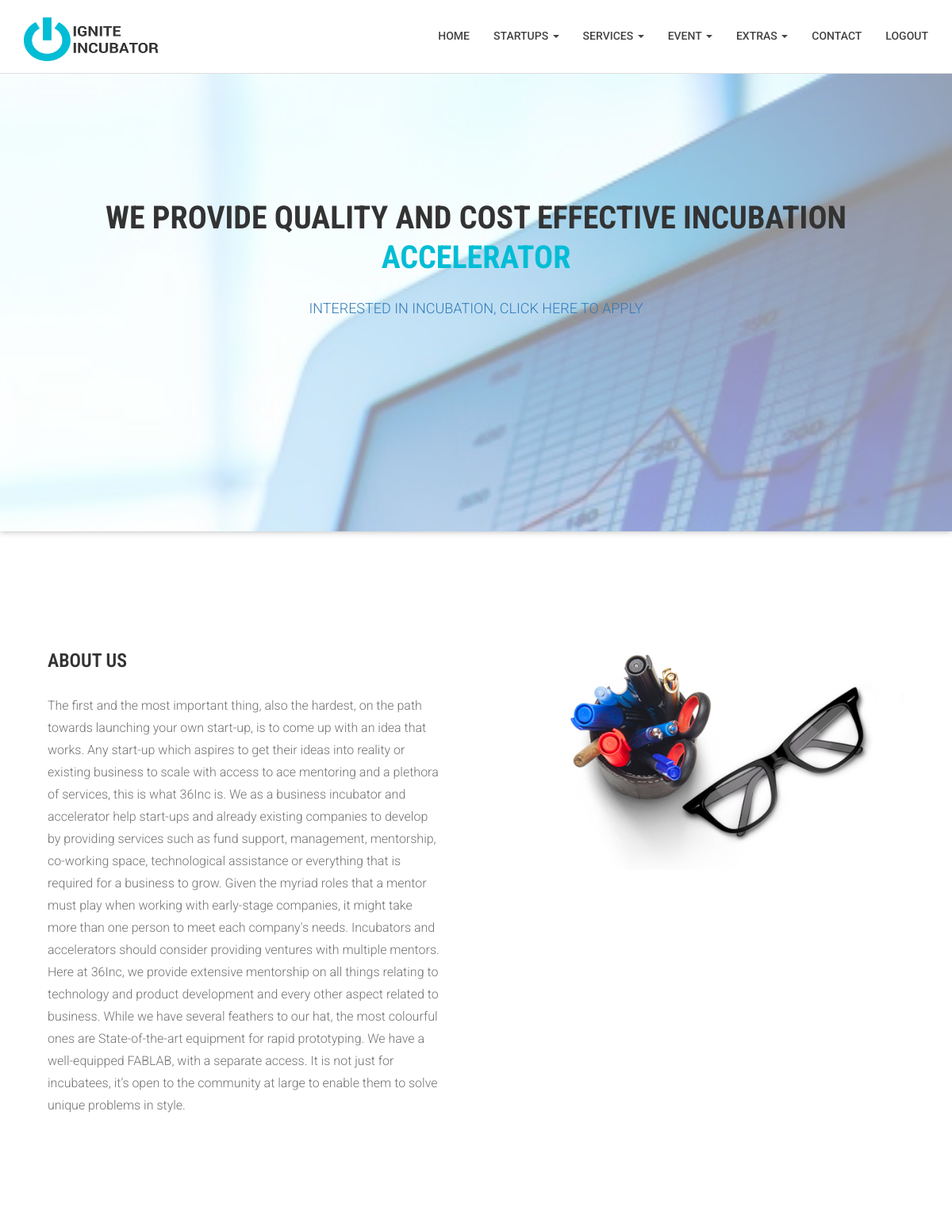
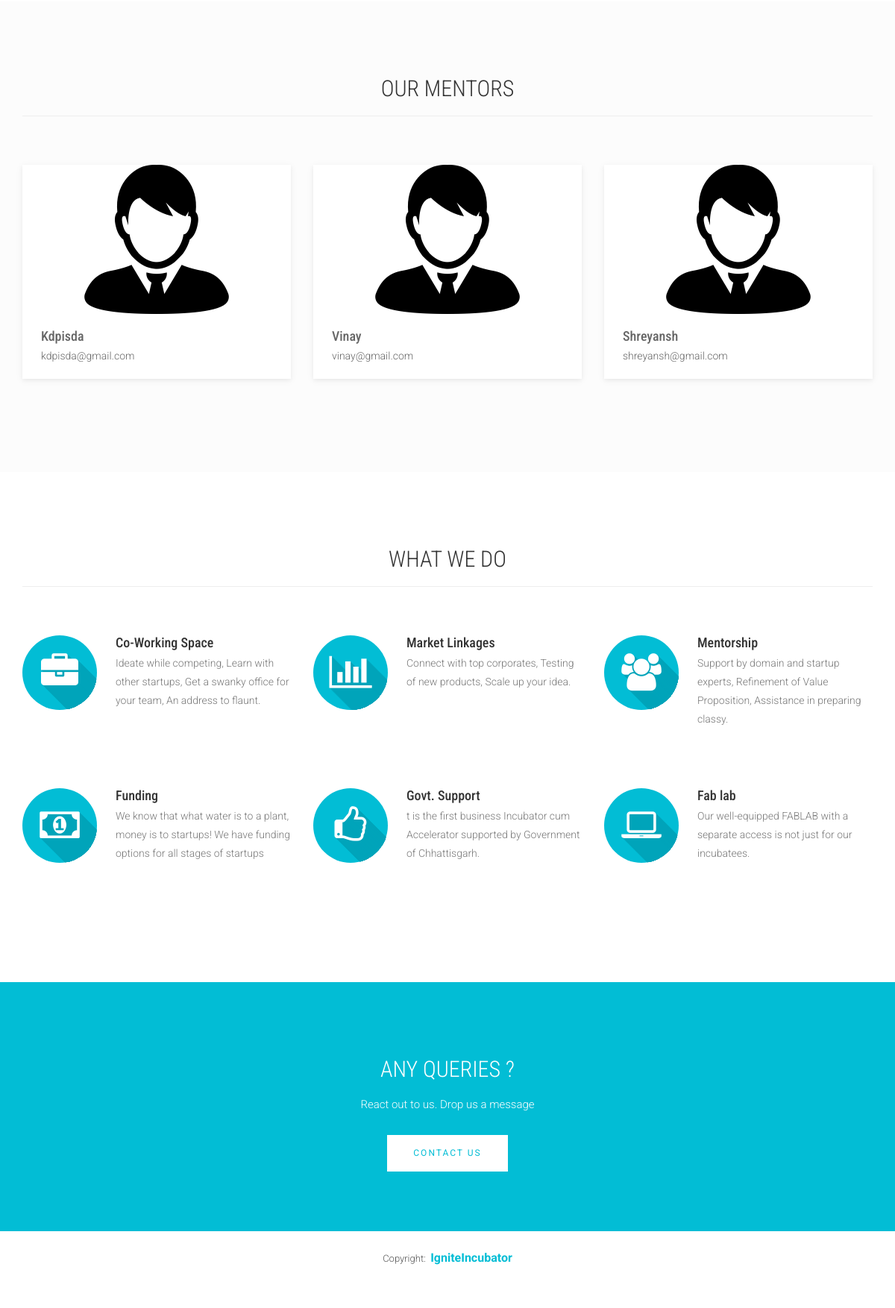
The page / (signed in) on the database its author committed (2 pictures, top to bottom).
### accounts/models.py (models this page shows, shortened)
class Profile(models.Model):
    user = models.ForeignKey(User, related_name='profile', on_delete=models.CASCADE)
    startup = models.ForeignKey(Startup,related_name='profiles',null=True,blank=True,on_delete=models.CASCADE)
    user_email = models.EmailField(unique = True)
    date_joined = models.DateTimeField(auto_now=True)
    avatar = models.ImageField(upload_to='avatars/', null=True, blank=True,default='avatars/mentor.png')
    mentor = models.BooleanField(default=False)
    url = models.URLField(max_length=200,blank=True,null=True)

### IncubatorManagement/views.py (the view)
# urls.py: 2. Add a URL to urlpatterns:  path('', Home.as_view(), name='home')
class Home(TemplateView):
    template_name = 'index.html'
    def get_context_data(self, **kwargs):
        context = super().get_context_data(**kwargs)
        profiles = Profile.objects.all()
        profile_list = []
        for profile in profiles:
            if profile.mentor == True:
                profile_list.append(profile)
        context["profiles"] = profile_list
        if not self.request.user.is_authenticated:
            context["status"] = -1
        else:
            context["status"] = reminder(self.request.user.pk)
        print(context["status"])
        return context

### accounts/views.py (called while the page is built)
def reminder(pk):
    user = User.objects.get(id=pk)
    status=0
    print(user.wallet.balance)
    if user.wallet.balance<100:
        status=1
    return status

### templates/index.html (shortened to what this page needs)
{% load static %}
<!DOCTYPE html>
<html class="no-js">
    <head>
        <link rel="stylesheet" href="https://cdnjs.cloudflare.com/ajax/libs/font-awesome/4.7.0/css/font-awesome.min.css">
        <link rel="stylesheet" href="{% static "css/plugins/bootstrap.min.css" %}">
        <link rel="stylesheet" href="https://stackpath.bootstrapcdn.com/font-awesome/4.7.0/css/font-awesome.min.css">
        <link rel="stylesheet" href="{% static "css/plugins/ionicons.min.css" %}">
        <link rel="stylesheet" href="{% static "css/plugins/animate.css" %}">
        <link rel="stylesheet" href="{% static "css/plugins/slider.css" %}">
        <link rel="stylesheet" href="{% static "css/plugins/owl.carousel.css" %}">
        <link rel="stylesheet" href="{% static "css/plugins//owl.theme.css" %}">
        <link rel="stylesheet" href="{% static "css/plugins/jquery.fancybox.css" %}">
        <link rel="stylesheet" href="{% static "css/style.css" %}">
    </head>
    <body>
        <header id="top-bar" class="navbar-fixed-top animated-header">
            <div class="container">
                <div class="navbar-header">
                    <div class="navbar-brand">
                        <a href="{% url 'home' %}">
                            <h1 id="brand"> <img src="{% static 'images/Mainlogo.png'%}" height=55px width=170px style="margin-top:-50px"> </h1>
                        </a>
                    </div>
                </div>
                <nav class="collapse navbar-collapse navbar-right" role="navigation">
                    <div class="main-menu">
                        <ul class="nav navbar-nav navbar-right">
                            <li>
                                <a href="{% url 'home' %}" >Home</a>
                            </li>
                            <li class="dropdown">
                                    <a href="#" class="dropdown-toggle" data-toggle="dropdown">Startups <span class="caret"></span></a>
                                </li>
                            {% if request.user.username %}
                            <li class="dropdown">
                                <a href="#" class="dropdown-toggle" data-toggle="dropdown">Services <span class="caret"></span></a>
                            </li>
                            {% endif %}
                            <li class="dropdown">
                                <a href="#" class="dropdown-toggle" data-toggle="dropdown">Event <span class="caret"></span></a>
                            </li>
                            {% if request.user.username %}
                            <li class="dropdown">
                                <a href="#" class="dropdown-toggle" data-toggle="dropdown">Extras <span class="caret"></span></a>
                            </li>
                            {% endif %}
                            <li><a href="{% url 'contact:send-message' %}">Contact</a></li>
                            {% if not request.user.username %}
                                <li><a href="{% url 'accounts:login' %}"> Login</a></li>
                            {% else %}
                                <li><a href="{% url 'accounts:logout' %}"> Logout</a></li>
                            {% endif %}
                        </ul>
                    </div>
                </nav>
            </div>
        </header>
{% block midcontent %}
<section id="hero-area" >
<div class="container">
    <div class="row">
        <div class="col-md-12 text-center">
            <div class="block wow fadeInUp" data-wow-delay=".3s">
                <section class="cd-intro">
                    <h1 class="wow fadeInUp animated cd-headline slide" data-wow-delay=".4s" >
                    <span>WE PROVIDE QUALITY AND COST EFFECTIVE INCUBATION</span><br>
                    <span class="cd-words-wrapper">
                        <b>ACCELERATOR</b>
                    </span>
                    </h1>
                    </section>
                    <strong><h2>
                    <a class="wow fadeInUp animated" data-wow-delay=".6s" href="{% url 'startups:verify-startup'%}">
                       Interested in incubation, click here to apply</a>
                    </h2></strong>
                </div>
            </div>
        </div>
    </div>
</section>
<section id="about">
    <div class="container">
        <div class="row">
            <div class="col-md-6 col-sm-6">
                <div class="block wow fadeInLeft" data-wow-delay=".3s" data-wow-duration="500ms">
                    <h2>
                    ABOUT US
                    </h2>
                    <p>
                      The first and the most important thing, also the hardest, on the path towards launching your own start-up, is to come up with an idea that works. Any start-up which aspires to get their ideas into reality or existing business to scale with access to ace mentoring and a plethora of services, this is what 36Inc is. We as a business incubator and accelerator help start-ups and already existing companies to develop by providing services such as fund support, management, mentorship, co-working space, technological assistance or everything that is required for a business to grow.                        Given the myriad roles that a mentor must play when working with early-stage companies, it might take more than one person to meet each company's needs. Incubators and accelerators should consider providing ventures with multiple mentors. Here at 36Inc, we provide extensive mentorship on all things relating to technology and product development and every other aspect related to business.
                    While we have several feathers to our hat, the most colourful ones are State-of-the-art equipment for rapid prototyping. We have a well-equipped FABLAB, with a separate access. It is not just for incubatees, it’s open to the community at large to enable them to solve unique problems in style.
                    </p>
                </div>
            </div>
            <div class="col-md-6 col-sm-6">
                <div class="block wow fadeInRight" data-wow-delay=".3s" data-wow-duration="500ms">
                    <img src="{% static "images/about/about.jpg" %}">
                </div>
            </div>
        </div>
    </div>
</section>
<section id="works" class="works">
    <div class="container">
        <div class="section-heading">
            <h1 class="title wow fadeInDown" data-wow-delay=".3s">OUR MENTORS</h1><hr>
        </div>
        <div class="row">
        {% for profile in profiles %}
            <div class="col-sm-4 col-xs-12">
                <figure class="wow fadeInLeft animated portfolio-item" data-wow-duration="500ms" data-wow-delay="0ms">
                    <div class="img-wrapper">
                       <center> <img src="{{profile.avatar.url}}" class="img-responsive" alt="Mentor" ></center>
                    </div>
                    <figcaption>
                    <h4>
                        {{profile.user.username}}
                    </h4>
                    <p>
                        {{profile.user_email}}
                    </p>
                    </figcaption>
                </figure>
            </div>
            {% endfor %}
</section>
<section id="feature">
    <div class="container">
        <div class="section-heading">
            <h1 class="title wow fadeInDown" data-wow-delay=".3s">WHAT WE DO</h1>
            <hr>
        </div>
        <div class="row">
            <div class="col-md-4 col-lg-4 col-xs-12">
                <div class="media wow fadeInUp animated" data-wow-duration="500ms" data-wow-delay="300ms">
                    <div class="media-left">
                        <div class="icon">
                            <i class="fa fa-briefcase" aria-hidden="true"></i>
                        </div>
                    </div>
                    <div class="media-body">
                        <h4 class="media-heading">Co-Working Space</h4>
                        <p>Ideate while competing, Learn with other startups, Get a swanky office for your team, An address to flaunt.</p>
                    </div>
                </div>
            </div>
            <div class="col-md-4 col-lg-4 col-xs-12">
                <div class="media wow fadeInDown animated" data-wow-duration="500ms" data-wow-delay="600ms">
                    <div class="media-left">
                        <div class="icon">
                            <i class="fa fa-bar-chart" aria-hidden="true"></i>
                        </div>
                    </div>
                    <div class="media-body">
                        <h4 class="media-heading">Market Linkages</h4>
                        <p>Connect with top corporates, Testing of new products, Scale up your idea.</p>
                    </div>
                </div>
            </div>
            <div class="col-md-4 col-lg-4 col-xs-12">
                <div class="media wow fadeInDown animated" data-wow-duration="500ms" data-wow-delay="900ms">
                    <div class="media-left">
                        <div class="icon">
                           <i class="fa fa-users" aria-hidden="true"></i>
                        </div>
                    </div>
                    <div class="media-body">
                        <h4 class="media-heading">Mentorship</h4>
                        <p>Support by domain and startup experts, Refinement of Value Proposition, Assistance in preparing classy.</p>
                    </div>
                </div>
            </div>
            <div class="col-md-4 col-lg-4 col-xs-12">
                <div class="media wow fadeInDown animated" data-wow-duration="500ms" data-wow-delay="1200ms">
                    <div class="media-left">
                        <div class="icon">
                           <i class="fa fa-money" aria-hidden="true"></i>
                        </div>
                    </div>
                    <div class="media-body">
                        <h4 class="media-heading">Funding</h4>
                        <p>We know that what water is to a plant, money is to startups! We have funding options for all stages of startups</p>
                    </div>
                </div>
            </div>
            <div class="col-md-4 col-lg-4 col-xs-12">
                <div class="media wow fadeInDown animated" data-wow-duration="500ms" data-wow-delay="1500ms">
                    <div class="media-left">
                        <div class="icon">
                           <i class="fa fa-thumbs-o-up" aria-hidden="true"></i>
                        </div>
                    </div>
                    <div class="media-body">
                        <h4 class="media-heading">Govt. Support</h4>
                        <p>t is the first business Incubator cum Accelerator supported by Government of Chhattisgarh. </p>
                    </div>
                </div>
            </div>
            <div class="col-md-4 col-lg-4 col-xs-12">
                <div class="media wow fadeInDown animated" data-wow-duration="500ms" data-wow-delay="1800ms">
                    <div class="media-left">
                        <div class="icon">
                           <i class="fa fa-laptop" aria-hidden="true"></i>
                        </div>
                    </div>
                    <div class="media-body">
                        <h4 class="media-heading">Fab lab</h4>
                        <p>Our well-equipped FABLAB with a separate access is not just for our incubatees.</p>
                    </div>
                </div>
            </div>
        </div>
    </div>
</section>
{% endblock %}
            <section id="call-to-action">
                <div class="container">
                    <div class="row">
                        <div class="col-md-12">
                            <div class="block">
                                <h2 class="title wow fadeInDown" data-wow-delay=".3s" data-wow-duration="500ms">ANY QUERIES ?</h1>
                                <p class="wow fadeInDown" data-wow-delay=".5s" data-wow-duration="500ms">React out to us. Drop us a message </p>
                                <a href="{% url 'contact:send-message'%}" class="btn btn-default btn-contact wow fadeInDown" data-wow-delay=".7s" data-wow-duration="500ms">Contact Us</a>
                            </div>
                        </div>
                    </div>
                </div>
            </section>
            <footer id="footer">
                      <center>  <p class="copyright">Copyright:&nbsp;&nbsp;<a href="{% url 'home' %}" style="font-weight:bold;font-size:16px;">IgniteIncubator</a></center><br>
            </footer>
 	</body>
</html>

### rows shown on the page
Profile: avatar (picture), user.username "Kdpisda", user_email "kdpisda@gmail.com"
Profile: avatar (picture), user.username "Vinay", user_email "vinay@gmail.com"
Profile: avatar (picture), user.username "Shreyansh", user_email "shreyansh@gmail.com"
